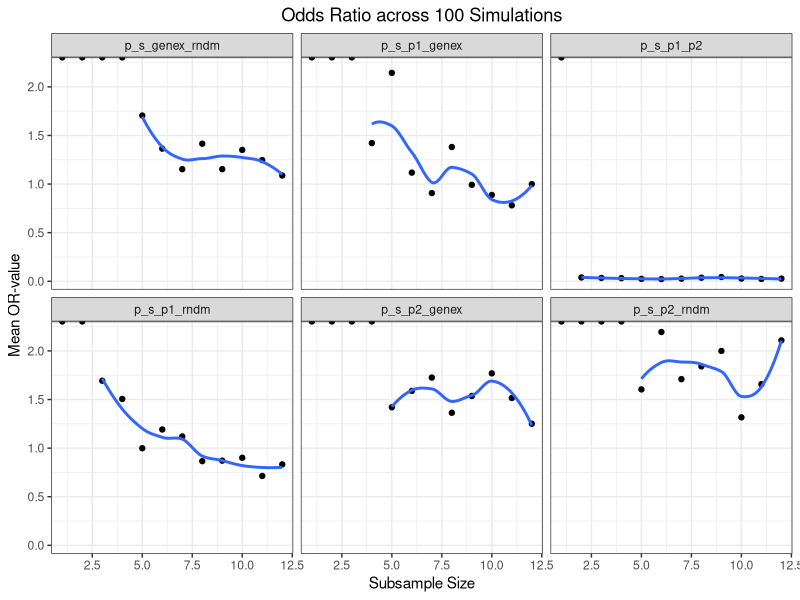
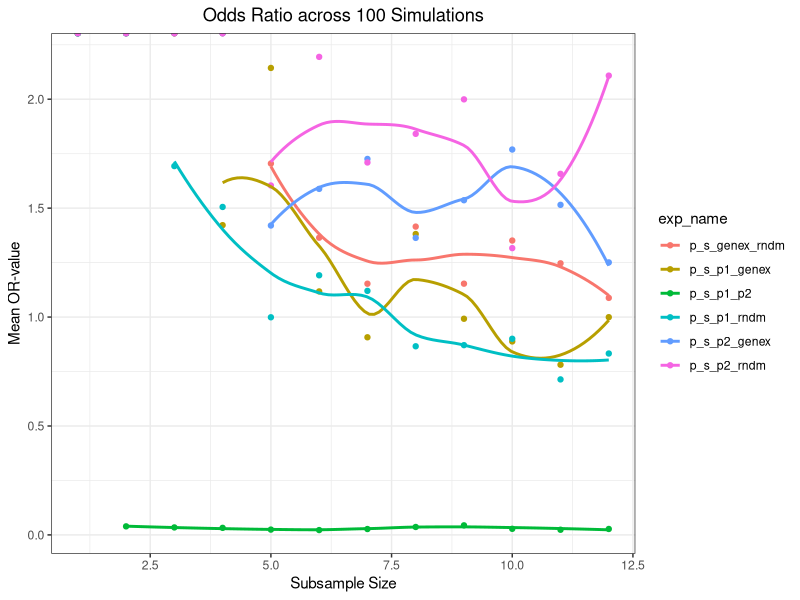
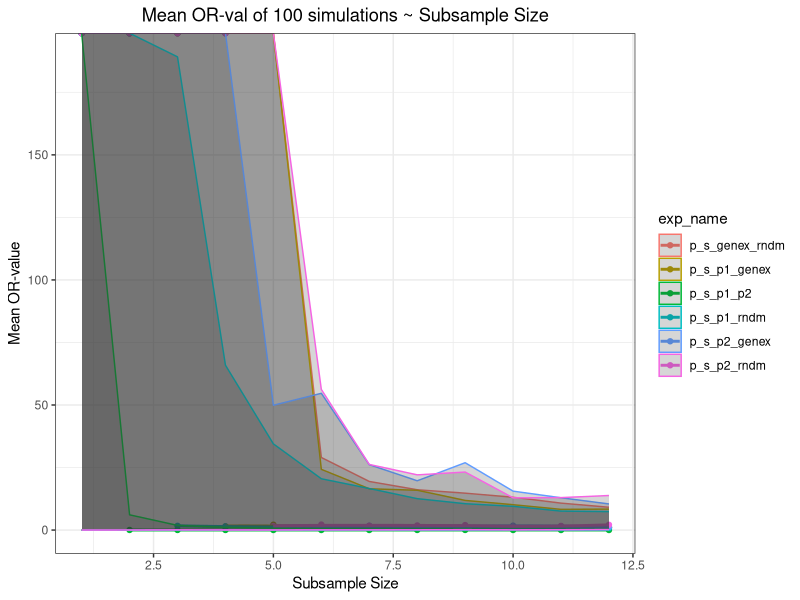
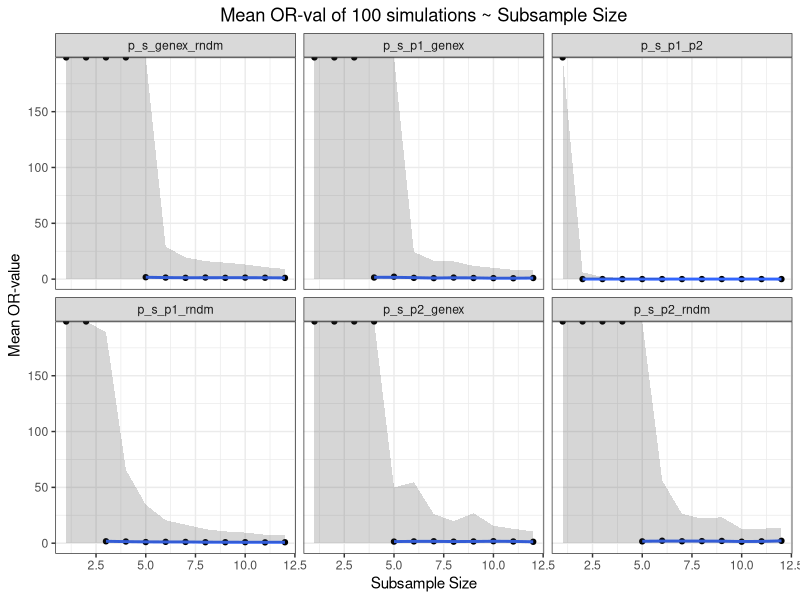
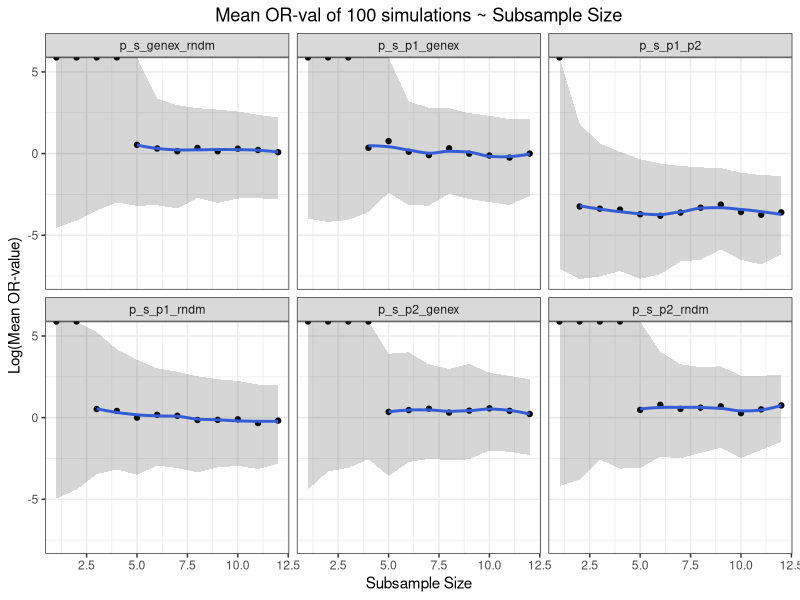
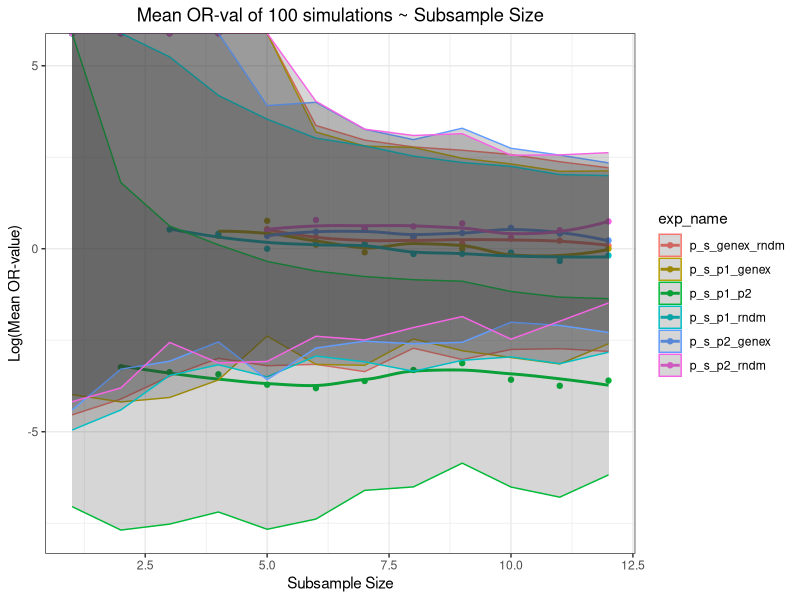
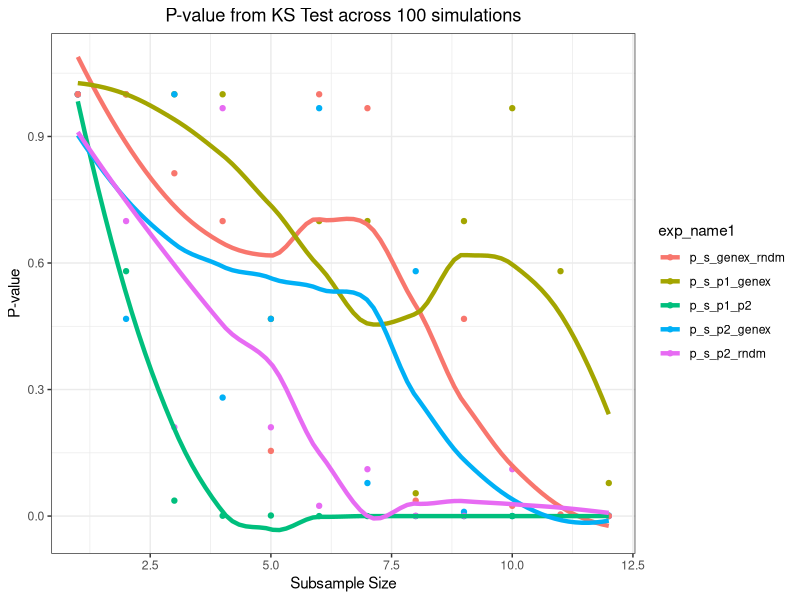
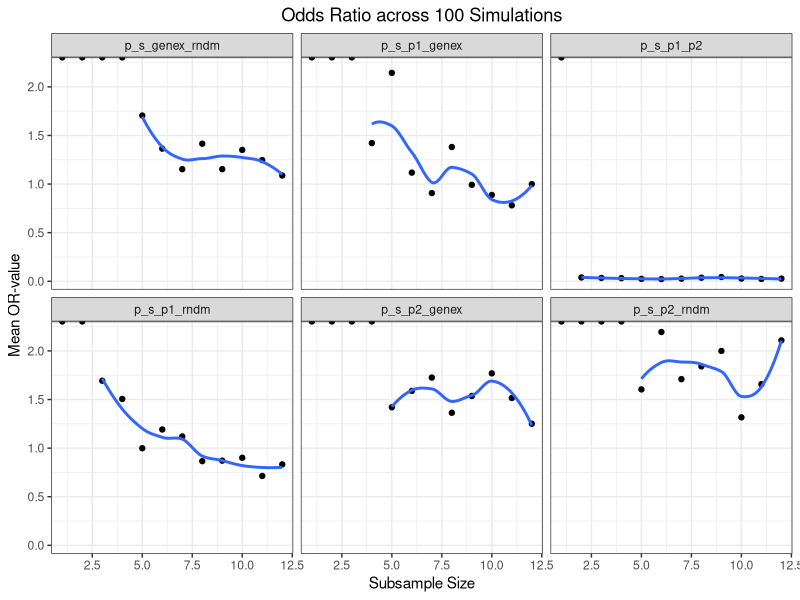

The R script that drew these images, in order:
## ---- chunk 1
#Run function with this: trasformabilitychecker(12,100,'BRAF','NRAS','ATI','N','V600E','Q61L') 
#meds mutual exclusivity ds
# trasformabilitychecker<- function(nsubsamples,nsims,nameposctrl1,nameposctrl2,namegene,mtn,nameposctrl1mt,nameposctrl2mt){
#Version 10    4/26/18
#Data can be either in the form of strings (mutation vs NaN) or as numerics (1 vs 0). Logicals (TRUE/FALSE) can be added as well
# rm(list=ls())
require(ggplot2) #is it ok to use this line at the start of the script?
require(dplyr)
# library(ggplot2,lib.loc="~/Ati") #this wasn't working so I'm jjust using library(ggplot2)
library(ggplot2)
library(dplyr)
# ##################################Hardcoded Parts#############################################################################
  nsubsamples=12 # maybe this can be removed because.
  nsims<-100 #
  #Positive control 1
  nameposctrl1<-'BRAF'
  #Positive control 1
  nameposctrl2<-'NRAS'
  #Oncogene in Question
  namegene<-'ATI'
  #Mutation Boolean (Y or N)
  mtn<-'N'
  #Name Mutation for Positive Ctrl 1
  nameposctrl1mt<-'V600E'
  #Name of Mutation for Positive Ctrl 2
  nameposctrl2mt<-'Q61L'

##################################Data Sorting#############################################################################
alldata=read.csv("data/All_Data_V2.csv",sep=",",header=T,stringsAsFactors=F)

#Sorting by whether user wants to search by specific mutations or the general format overall
if(mtn=='N') {
  Positive_Ctrl1=as.numeric(!grepl("NaN",do.call("$",list(alldata,nameposctrl1)),ignore.case = TRUE))
  Positive_Ctrl2=as.numeric(!grepl("NaN",do.call("$",list(alldata,nameposctrl2)),ignore.case = TRUE))
} else {
  Positive_Ctrl1=as.numeric(grepl(nameposctrl1mt,do.call("$",list(alldata,nameposctrl1)),ignore.case = TRUE))
  Positive_Ctrl2=as.numeric(grepl(nameposctrl2mt,do.call("$",list(alldata,nameposctrl2)),ignore.case = TRUE))
}
genex=as.numeric(!grepl(paste(c("NaN","0"), collapse = "|"),do.call("$",list(alldata,namegene)))) #Searching for 'NaN' or '0' in desired gene. A positive hit returns 0 and vise versa.

alldata_comp=cbind(alldata[,c(1,2)],Positive_Ctrl1,Positive_Ctrl2,genex) #Data frame with all the data compiled. I add in random array to this later

genex_replication_prop=sum(genex)/length(genex) #Calculating Replication Proportion

#Creating Random Array (Negative Control)
rndmarray=rbinom(length(Positive_Ctrl1),1,genex_replication_prop) #change alldata            #Decided to just call random array in the for-loop
alldata_comp=cbind(alldata_comp,rndmarray) #Adding in random array to compiled gene data

all_genex     =alldata_comp[alldata_comp$genex!=0,] #These will be used later for sampling
all_not_genex =alldata_comp[alldata_comp$genex==0,]
all_pc1       =alldata_comp[alldata_comp$Positive_Ctrl1!=0,]
all_not_pc1   =alldata_comp[alldata_comp$Positive_Ctrl1==0,]
all_pc2       =alldata_comp[alldata_comp$Positive_Ctrl2!=0,]
all_not_pc2   =alldata_comp[alldata_comp$Positive_Ctrl2==0,]
all_rndm      =alldata_comp[alldata_comp$rndmarray!=0,]
all_not_rndm  =alldata_comp[alldata_comp$rndmarray==0,]

#max subsample size is whichever integer is the minimum of: number of genex in sample vs. number of NOTgenex or PC1 or PC2 in sample*genexreplication proportion. For example we had 165 PC1s, therefore 340-175=165 PC1s in our data. Since we want to sample 7.35% positive hits and 92.65% negative hits, a sample containing too many positive hits can impose an upper bound on our subsampling size.
maxsubsamplesize=min(c(genex_replication_prop*length(alldata_comp$Positive_Ctrl1),floor((length(alldata_comp$Positive_Ctrl1)-sum(alldata_comp$Positive_Ctrl1))*genex_replication_prop),floor((length(alldata_comp$Positive_Ctrl1)-sum(alldata_comp$Positive_Ctrl2))*genex_replication_prop),floor((length(alldata_comp$Positive_Ctrl1)-sum(alldata_comp$genex))*genex_replication_prop)))
##################################Errors#############################################################################
#Part in the code where exceeding the max limit, i.e. 25, returns an error
if(nsubsamples>maxsubsamplesize){
  stop("Desired Subsample Size Exceeds Maxium Subsample Size")
}
#Returns error if max value > 1. Will this ever be a problem?
if(max(alldata_comp$Positive_Ctrl1|alldata_comp$Positive_Ctrl2|alldata_comp$genex)>1){
  stop("Data Contains Integers >1. Please use either logicals or characters")
}
print(paste("Current proportion of GeneX =",round(genex_replication_prop*100,3),"%"))#print to console
print(paste("Total Number of Samples =",length(alldata_comp[,1])))
print(paste("Number of Positive Control 1 Hits =",sum(alldata_comp$Positive_Ctrl1)))
print(paste("Number of Positive Control 2 Hits =",sum(alldata_comp$Positive_Ctrl2)))
print(paste("Number of Gene of Interest Hits =",sum(alldata_comp$genex)))
print(paste("The maximum allowed subsample size is",maxsubsamplesize))
print(paste("Therefore, during simulations, Positive Control 1 will be downsampled from",sum(alldata_comp$Positive_Ctrl1),"to",maxsubsamplesize,", and Positive Control 2 will be downsampled from",sum(alldata_comp$Positive_Ctrl2),"to",maxsubsamplesize))


##################################Contingency Table Function#############################################################################

contab_maker<- function(gene1,gene2,arrayname) {
  gene1_gene2_nn=nrow(arrayname[gene1==0 & gene2==0,]) #N N
  gene1_gene2_ny=nrow(arrayname[gene1==0 & gene2!=0,]) #N Y
  gene1_gene2_yn=nrow(arrayname[gene1!=0 & gene2==0,]) #Y N
  gene1_gene2_yy=nrow(arrayname[gene1!=0 & gene2!=0,]) #Y Y
  
  con_tab_gene1_gene2=rbind(c(gene1_gene2_nn,gene1_gene2_ny),c(gene1_gene2_yn,gene1_gene2_yy))
  con_tab_gene1_gene2
}

#Contingency Tables:
con_tab_pctrl1_genex=contab_maker(alldata_comp$Positive_Ctrl1,alldata_comp$genex,alldata_comp)
con_tab_pctrl2_genex=contab_maker(alldata_comp$Positive_Ctrl2,alldata_comp$genex,alldata_comp)
con_tab_pctrl1_pctrl2=contab_maker(alldata_comp$Positive_Ctrl1,alldata_comp$Positive_Ctrl2,alldata_comp)
con_tab_pctrl1_rndmarray=contab_maker(alldata_comp$Positive_Ctrl1,alldata_comp$rndmarray,alldata_comp)
con_tab_pctrl2_rndmarray=contab_maker(alldata_comp$Positive_Ctrl2,alldata_comp$rndmarray,alldata_comp)

#Fisher's Exact Test
p_p1_genex=fisher.test(con_tab_pctrl1_genex)
p_p2_genex=fisher.test(con_tab_pctrl2_genex)
p_p1_p2=fisher.test(con_tab_pctrl1_pctrl2)
p_p1_rndm=fisher.test(con_tab_pctrl1_rndmarray)
p_p2_rndm=fisher.test(con_tab_pctrl2_rndmarray)

##################################Simulations###################################################################################
# 3 Loops here. For Sumsample size, Simulation Number, and Experiment Number.
# Experiment number: There are 6 experiments refers to combinations of fisher's test for 4 samples (4C2=6)

#Need to modify so that nsubsamples can be a range (like 10:100) rather than a number (like 100)
nexperiments=6 #to make nexperiments a variable, alldatasamplepvals will need to be defined differently
simresults<-matrix(nrow=nsims*nsubsamples*nexperiments,ncol=9)

ct=1


for (subsamplenumber in 1:nsubsamples){
  simresults[c(ct:((ct+(nsims*nexperiments))-1)),2]=subsamplenumber #Subsample Number: This updates the next n rows with the subsample number that the loop is on. n is calculated by number of experiments * number of simulations
  subsamplenumbernegativehits=round(subsamplenumber/(genex_replication_prop))-subsamplenumber #This determines the number of non-hits for the sample 
  for (simnumber in 1:nsims){
      alldata_comp$rndmarray=rbinom(length(Positive_Ctrl1),1,genex_replication_prop) #Creates random array. Note: we're updating random array at each simulation within each subsample size.
    
      simresults[c(ct:((ct+nexperiments)-1)),3]=simnumber #Simulation Number. This updates the next 6 rows with the simulation number that the loop is on.
        
      sample_genex     =all_genex[sample(length(all_genex$genex),subsamplenumber,replace=F,prob=NULL),]
      sample_not_genex =all_not_genex[sample(length(all_not_genex$genex),subsamplenumbernegativehits,replace=F,prob=NULL),]
      sample_pc1       =all_pc1[sample(length(all_pc1$Positive_Ctrl1),subsamplenumber,replace=F,prob=NULL),]
      sample_not_pc1   =all_not_pc1[sample(length(all_not_pc1$Positive_Ctrl1),subsamplenumbernegativehits,replace=F,prob=NULL),]
      sample_pc2       =all_pc2[sample(length(all_pc2$Positive_Ctrl2),subsamplenumber,replace=F,prob=NULL),]
      sample_not_pc2   =all_not_pc2[sample(length(all_not_pc2$Positive_Ctrl2),subsamplenumbernegativehits,replace=F,prob=NULL),]
      sample_rndm      =all_rndm[sample(length(all_rndm$rndmarray),subsamplenumber,replace=F,prob=NULL),]
      sample_not_rndm  =all_not_rndm[sample(length(all_not_rndm$rndmarray),subsamplenumbernegativehits,replace=F,prob=NULL),]
      
      #Combining n (subsample number) hits and m (subsamplenegativenumber) non-hits
      sample_genex_comb =rbind(sample_genex,sample_not_genex) #Dunno if this is the right way to do it
      sample_pc1_comb   =rbind(sample_pc1,sample_not_pc1)
      sample_pc2_comb   =rbind(sample_pc2,sample_not_pc2)
      sample_rndm_comb  =rbind(sample_rndm,sample_not_rndm)
      
      alldata_comp_sample<-as.data.frame(cbind(sample_pc1_comb,sample_pc2_comb,sample_genex_comb,sample_rndm_comb))  #Creating array with samples so that contab_maker can use them
      
      #contingency tables
      con_tab_sample_pctrl1_genex=contab_maker(sample_pc1_comb$Positive_Ctrl1,sample_pc1_comb$genex,sample_pc1_comb) #Double check to see if this is the right way to do it
      con_tab_sample_pctrl2_genex=contab_maker(sample_pc2_comb$Positive_Ctrl2,sample_pc2_comb$genex,sample_pc2_comb)
      con_tab_sample_pctrl1_pctrl2=contab_maker(sample_pc1_comb$Positive_Ctrl1,sample_pc1_comb$Positive_Ctrl2,sample_pc1_comb) #note how sampling pc1 vs pc2 and then finding pc2 vs pc1 has drastically different p-values. Add code that looks at which of the samples has a smaller size and then chooses to sample for 7% of that first
      con_tab_sample_pctrl1_pctrl2=contab_maker(sample_pc2_comb$Positive_Ctrl2,sample_pc2_comb$Positive_Ctrl1,sample_pc2_comb)
      con_tab_sample_pctrl1_rndmarray=contab_maker(sample_pc1_comb$Positive_Ctrl1,sample_pc1_comb$rndmarray,sample_pc1_comb)
      con_tab_sample_pctrl2_rndmarray=contab_maker(sample_pc2_comb$Positive_Ctrl2,sample_pc2_comb$rndmarray,sample_pc2_comb)
      con_tab_sample_genex_rndmarray=contab_maker(sample_genex_comb$genex,sample_genex_comb$rndmarray,sample_genex_comb)
      
      #Fishers exact test
      p_s_p1_genex=fisher.test(con_tab_sample_pctrl1_genex,conf.int = 50) #p_s_ stands p-value, sample. Can name these better in the future
      p_s_p2_genex=fisher.test(con_tab_sample_pctrl2_genex,conf.int = 50) #Could check if pc1_genex and genex_pc1 give the same p-value just to verify our test
      p_s_p1_p2=fisher.test(con_tab_sample_pctrl1_pctrl2,conf.int = 50)
      p_s_p1_rndm=fisher.test(con_tab_sample_pctrl1_rndmarray,conf.int = 50)
      p_s_p2_rndm=fisher.test(con_tab_sample_pctrl2_rndmarray,conf.int = 50)
      p_s_genex_rndm=fisher.test(con_tab_sample_genex_rndmarray,conf.int = 50)
    
      #Creating df that has all the simulation data so far. This will be used by the simresults df later.
      alldatasamplepvals<-as.data.frame(cbind(p_s_p1_genex$p.value,p_s_p2_genex$p.value,p_s_p1_p2$p.value,p_s_p1_rndm$p.value,p_s_p2_rndm$p.value,p_s_genex_rndm$p.value))
      colnames(alldatasamplepvals)=c("p_s_p1_genex","p_s_p2_genex","p_s_p1_p2","p_s_p1_rndm","p_s_p2_rndm","p_s_genex_rndm")
      alldatasampleORvals<-as.data.frame(cbind(p_s_p1_genex$estimate,p_s_p2_genex$estimate,p_s_p1_p2$estimate,p_s_p1_rndm$estimate,p_s_p2_rndm$estimate,p_s_genex_rndm$estimate))
      colnames(alldatasampleORvals)=c("p_s_p1_genex","p_s_p2_genex","p_s_p1_p2","p_s_p1_rndm","p_s_p2_rndm","p_s_genex_rndm")
      alldatasampleCIub<-as.data.frame(cbind(p_s_p1_genex$conf.int[2],p_s_p2_genex$conf.int[2],p_s_p1_p2$conf.int[2],p_s_p1_rndm$conf.int[2],p_s_p2_rndm$conf.int[2],p_s_genex_rndm$conf.int[2]))
      colnames(alldatasampleCIub)=c("p_s_p1_genex","p_s_p2_genex","p_s_p1_p2","p_s_p1_rndm","p_s_p2_rndm","p_s_genex_rndm")
      alldatasampleCIlb<-as.data.frame(cbind(p_s_p1_genex$conf.int[1],p_s_p2_genex$conf.int[1],p_s_p1_p2$conf.int[1],p_s_p1_rndm$conf.int[1],p_s_p2_rndm$conf.int[1],p_s_genex_rndm$conf.int[1]))
      colnames(alldatasampleCIlb)=c("p_s_p1_genex","p_s_p2_genex","p_s_p1_p2","p_s_p1_rndm","p_s_p2_rndm","p_s_genex_rndm")
    
    for (expnumber in 1:nexperiments) {
      simresults[ct,1]=ct #Total Count
      simresults[ct,4]=expnumber #Experiment Number
      simresults[ct,5]=colnames(alldatasamplepvals[expnumber]) #Experiment Name
      simresults[ct,6]=alldatasamplepvals[1,expnumber] #Experiment P-value. Trying to convert it into numerics
      simresults[ct,7]=as.numeric(alldatasampleORvals[1,expnumber]) #Experiment OR-value
      simresults[ct,8]=as.numeric(alldatasampleCIub[1,expnumber]) #Experiment 95% Upper Confidence Interval. Can be changed to other CI
      simresults[ct,9]=as.numeric(alldatasampleCIlb[1,expnumber]) #Experiment 95% Lower Confidence Interval. Can be changed to other CI
      
      ct=ct+1
    }
  }
}
colnames(simresults)=c("totCt","subsample_size","sim_num","exp_num","exp_name","p_val","OR_val","CIub","CIlb")
simresults=as.data.frame(simresults, stringsAsFactors = F, )
simresults=transform(simresults,p_val=as.character(p_val))
simresults=transform(simresults,p_val=as.numeric(p_val))

simresults=transform(simresults,exp_num=as.character(exp_num))
simresults=transform(simresults,exp_num=as.numeric(exp_num))

simresults=transform(simresults,sim_num=as.character(sim_num))
simresults=transform(simresults,sim_num=as.numeric(sim_num))

simresults=transform(simresults,subsample_size=as.character(subsample_size))
simresults=transform(simresults,subsample_size=as.numeric(subsample_size))

simresults=transform(simresults,OR_val=as.character(OR_val))
simresults=transform(simresults,OR_val=as.numeric(OR_val))

simresults=transform(simresults,CIub=as.character(CIub))
simresults=transform(simresults,CIub=as.numeric(CIub))

simresults=transform(simresults,CIlb=as.character(CIlb))
simresults=transform(simresults,CIlb=as.numeric(CIlb))

##################################Plotting#############################################################################
#Using ggplot
########Plotting P-values
datapoints=simresults %>% 
  group_by(subsample_size,exp_name) %>%
  summarise(avg_p_val=mean(p_val))
#6 Different plots divided by Facet Wrap. Add error bars to all of these
pvalplot<-ggplot(datapoints,aes(x=subsample_size,y=avg_p_val))+geom_point()+geom_smooth(se=FALSE,aes(size=.01))+facet_wrap(~exp_name)+ggtitle("P-value across 100 simulations")+xlab("Subsample Size")+ylab("Mean p-value")+theme_bw()+theme(plot.title = element_text(hjust=.5))
#One Plot with all the scatters
pvalplot2<-ggplot(datapoints,aes(x=subsample_size,y=avg_p_val,color=exp_name))+geom_point()+geom_smooth(se=FALSE,size=1.5)+ggtitle("P-value across 100 simulations")+xlab("Subsample Size")+ylab("Mean p-value")+theme_bw()+theme(plot.title = element_text(hjust=.5))

#P values vs Sim Number at subsample size of 10 
datapointssims=simresults %>% 
  filter(subsample_size==10) %>%
  group_by(sim_num,exp_name) %>%
  summarise(avg_p_val=mean(p_val))
pvalplot3<-ggplot(datapointssims,aes(x=sim_num,y=avg_p_val))+geom_point()+geom_smooth()+facet_wrap(~exp_name)+ggtitle("P value across Simulations. Subsample Size = 10")+xlab("Simulation Number")+ylab("P-value")+theme_bw()+theme(plot.title = element_text(hjust=.5))

#P values vs Sim Number at subsample size of 3 
datapointssims=simresults %>% 
  filter(subsample_size==3) %>%
  group_by(sim_num,exp_name) %>%
  summarise(avg_p_val=mean(p_val))
pvalplot4<-ggplot(datapointssims,aes(x=sim_num,y=avg_p_val))+geom_point()+geom_smooth()+facet_wrap(~exp_name)+ggtitle("p-val of 100 simulations @ Subsample Size 10")+xlab("Simulation Number")+ylab("P-value")+theme_bw()+theme(plot.title = element_text(hjust=.5))

#####Plotting OR Values
datapointsOR=simresults %>%
  group_by(subsample_size,exp_name) %>%
  summarise(avg_OR=mean(OR_val),avg_CIub=mean(CIub),avg_CIlb=mean(CIlb))

orvalplot1<-ggplot(datapointsOR,aes(x=subsample_size,y=avg_OR))+geom_point()+geom_smooth(se=FALSE)+facet_wrap(~exp_name)+ggtitle("Odds Ratio across 100 Simulations")+xlab("Subsample Size")+ylab("Mean OR-value")+theme_bw()+theme(plot.title = element_text(hjust=.5))
ggsave("ORvalplot3a.pdf")
orvalplot2a<-ggplot(datapointsOR,aes(x=subsample_size,y=avg_OR,color=exp_name))+geom_point()+geom_smooth(se=FALSE)+ggtitle("Odds Ratio across 100 Simulations")+xlab("Subsample Size")+ylab("Mean OR-value")+theme_bw()+theme(plot.title = element_text(hjust=.5))
#OR Vals with CIs, non log transformed combined
orvalplot2b<-ggplot(datapointsOR,aes(x=subsample_size,y=avg_OR,color=exp_name))+geom_point()+geom_smooth(se=FALSE)+geom_ribbon(aes(ymin=avg_CIub,ymax=avg_CIlb),alpha=.2)+ggtitle("Mean OR-val of 100 simulations ~ Subsample Size")+xlab("Subsample Size")+ylab("Mean OR-value")+theme_bw()+theme(plot.title = element_text(hjust=.5))
#OR Vals with CIs, nonlog transformed, uncomined
orvalplot3a<-ggplot(datapointsOR,aes(x=subsample_size,y=avg_OR))+geom_point()+geom_smooth(se=FALSE)+geom_ribbon(aes(ymin=avg_CIub,ymax=avg_CIlb),alpha=.2)+facet_wrap(~exp_name)+ggtitle("Mean OR-val of 100 simulations ~ Subsample Size")+xlab("Subsample Size")+ylab("Mean OR-value")+theme_bw()+theme(plot.title = element_text(hjust=.5))
#log transformed, with CIs
orvalplot3b<-ggplot(datapointsOR,aes(x=subsample_size,y=log(avg_OR)))+geom_point()+geom_smooth(se=FALSE)+geom_ribbon(aes(ymin=log(avg_CIub),ymax=log(avg_CIlb)),alpha=.2)+facet_wrap(~exp_name)+ggtitle("Mean OR-val of 100 simulations ~ Subsample Size")+xlab("Subsample Size")+ylab("Log(Mean OR-value)")+theme_bw()+theme(plot.title = element_text(hjust=.5))
orvalplot4<-ggplot(datapointsOR,aes(x=subsample_size,y=log(avg_OR),color=exp_name))+geom_point()+geom_smooth(se=FALSE)+geom_ribbon(aes(ymin=log(avg_CIub),ymax=log(avg_CIlb)),alpha=.2)+ggtitle("Mean OR-val of 100 simulations ~ Subsample Size")+xlab("Subsample Size")+ylab("Log(Mean OR-value)")+theme_bw()+theme(plot.title = element_text(hjust=.5))

########################Kolmogorov Smirnov Probability Distribution Test########################
#Making KS Test DF
ct=1
expcombinations=(factorial(nexperiments)/(factorial(2)*factorial(nexperiments-2)))
exppermutations=(factorial(nexperiments)/(factorial(nexperiments-2)))
ksresults<-matrix(nrow=nsubsamples*exppermutations,ncol=8)
for (subsamplenumber in 1:nsubsamples){
datapointsks=simresults %>%
  filter(subsample_size==subsamplenumber) %>%
  group_by(exp_num,sim_num)
  ksresults[c(ct:((ct+exppermutations)-1)),2]=subsamplenumber
  for (expnumber in 1:nexperiments){
    for (secondexpnumber in 1:nexperiments){
      if(secondexpnumber!=expnumber){ #To Avoid comparing Exp1 to Exp1 etc
    kstestresults=ks.test(datapointsks$OR_val[datapointsks$exp_num==expnumber],datapointsks$OR_val[datapointsks$exp_num==secondexpnumber])
      ksresults[ct,1]=ct #Total Count
      ksresults[ct,3]=expnumber #Experiment Number
      ksresults[ct,4]=datapointsks$exp_name[expnumber] #Experiment Name
      ksresults[ct,5]=secondexpnumber #Experiment Number
      ksresults[ct,6]=datapointsks$exp_name[secondexpnumber] #Experiment Name
      ksresults[ct,7]=kstestresults$p.value #Experiment P-value. Trying to convert it into numerics
      ksresults[ct,8]=kstestresults$statistic #Experiment OR-value
      ct=ct+1
      }
    }
  }
}
#Managing Ksresults dataframe
colnames(ksresults)=c("totCt","subsample_size","exp_num1","exp_name1","exp_num2","exp_name2","p_val","d_val")
ksresults=as.data.frame(ksresults, stringsAsFactors = F, )
ksresults=transform(ksresults,subample_size=as.character(subsample_size),exp_num1=as.character(exp_num1),exp_num2=as.character(exp_num2),p_val=as.character(p_val),d_val=as.character(d_val))
ksresults=transform(ksresults,subsample_size=as.numeric(subsample_size),exp_num1=as.numeric(exp_num1),exp_num2=as.numeric(exp_num2),p_val=as.numeric(p_val),d_val=as.numeric(d_val))

#Data Sorting
datapoints_ks_pval=ksresults %>%
  filter(exp_num2==4)
#Plotting  
  ksvalplot<-ggplot(datapoints_ks_pval,aes(x=subsample_size,p_val,color=exp_name1))+geom_point()+geom_smooth(se=FALSE,size=1.5)+ggtitle("P-value from KS Test across 100 simulations")+xlab("Subsample Size")+ylab("P-value")+theme_bw()+theme(plot.title = element_text(hjust=.5))

## ---- chunk 2
orvalplot1
orvalplot2a
orvalplot2b
orvalplot3a
orvalplot3b
orvalplot4
ksvalplot
